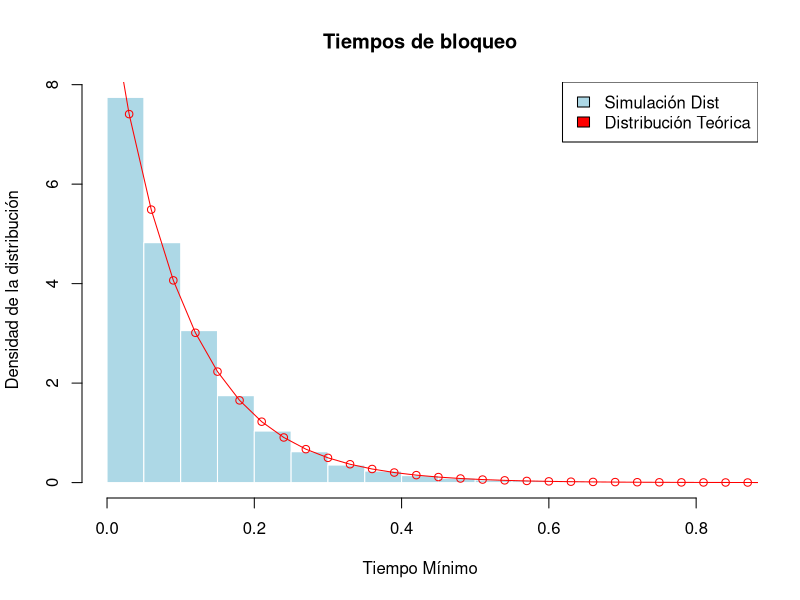
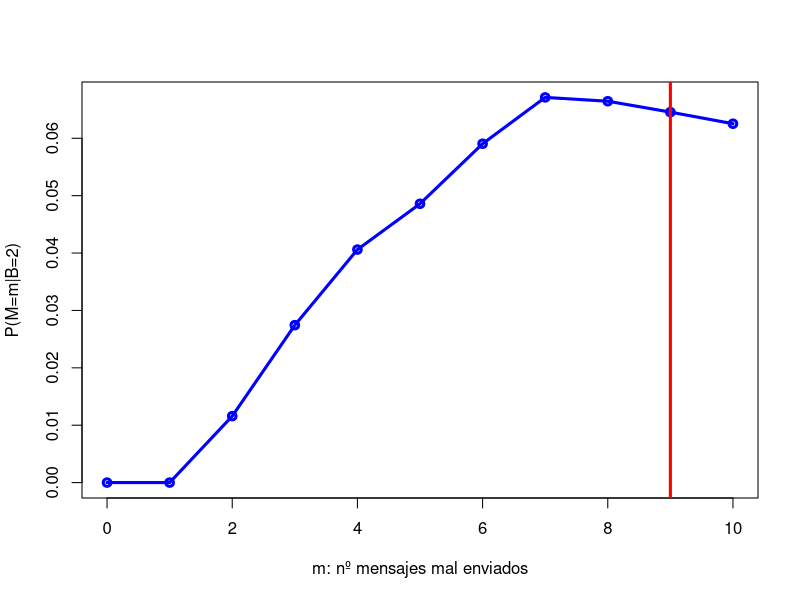

Write R code to recreate these figures, in order.
## ---- chunk 1
knitr::opts_chunk$set(echo = TRUE)
## ---- chunk 2

# M:tiempo hasta que falle el primer ordenador

"
Tiempos de Fallo: 
     x_a (tiempo ordenador a) = 2 segundos 
     x_b (tiempo ordenador b) = 3 segundos
     x_c (tiempo ordenador c) = 5 segundos
"

simulaciones = 5000
x_a = rexp(simulaciones, rate = 2)
x_b = rexp(simulaciones, rate = 3)
x_c = rexp(simulaciones, rate = 5)
M = pmin(x_a, x_b, x_c)
time_sims <- M

## ---- chunk 3
# Histograma para representar la distribución de los tiempos de bloqueo de los tres ordenadores:

hist(M, freq = FALSE, main = "Tiempos de bloqueo", col = "lightblue", border = "white",
     xlab = "Tiempo Mínimo", ylab = "Densidad de la distribución")
x_s = seq(0:max(M), by = 0.03)
lines(x_s, dexp(x_s, rate = 10), col = "red", type="o")
legend("topright", c("Simulación Dist", "Distribución Teórica"), fill = c("lightblue", "red"))

# IMPORTANTE: definir "freq" como FALSE para que represente la densidad, en vez de la frecuencia que tiene definida por defecto (TRUE) 
## ---- chunk 4

# VERSIÓN 1:

# Opcion_1 <- conducto ventilación (2 horas)
# Opcion_2 <- alcantarillado       (5 horas)
# Opcion_3 <- puerta (cerradura != funciona)          

# Prob eleccion (1/3)
# Tiempo en elegir la opcion 3 (puerta)

tiempoMedio = function(n){
   aire = 2
   alcantarilla = 5
   opciones = c(1:3)
   sims_007 = replicate(n, {
      t = 0 
      eleccion = 0
      while (eleccion != 3){
         eleccion = sample(opciones, 1)
         if(eleccion == 1) tiempo = tiempo + aire 
         if(eleccion == 2) tiempo = tiempo + alcantarilla
      }
      tiempo
   })
mean(sims_007)
}


## ---- chunk 5

# VERSIÓN 2:

# Opcion_1 <- conducto ventilación (2 horas)
# Opcion_2 <- alcantarillado       (5 horas)
# Opcion_3 <- puerta (cerradura != funciona)          

# Prob eleccion (1/3)
# Tiempo en elegir la opcion 3 (puerta):

opciones = c(1:3)
aire = 2
alcantarilla = 5
tiempo = 0
N = 1000

tiempo_p = replicate(N,{
  eleccion = sample(opciones, 1)
  while (eleccion != 3) {
     if(eleccion == 1) tiempo = tiempo + aire
     if(eleccion == 2) tiempo = tiempo + alcantarilla
     eleccion = sample(opciones, 1)
  }
  tiempo
})
mean(tiempo_p)

## ---- chunk 6
# r: nº de bolas 
# n: nº urnas
# U: nº urnas vacías 

# Simulación de la variable aleatoria U: "número de urnas vacías"
simulate_u = function(r, n){
  # Representación inicial del nº de urnas (todas vacías)
   urnas = rep(0, n)
   # Distribución de las bolas en las urnas 
   for (i in 1:r){
     # Seleccionamos una urna aleatoriamente (sumamos 1 bola)
      urnas[sample(1:n, 1)] = urnas[sample(1:n, 1)] + 1
   }
   # Devolvemos nº de urnas vacías 
   sum(urnas == 0)
}

## ---- chunk 7



## ---- chunk 8

## ---- chunk 9

## ---- chunk 10
sim_traffic = function(n_sims){
  # Simulación de la variable aleatoria T: "ritmo medio de envío de correos electrónicos"
  t = rexp(n_sims, rate = 1/20)
  # Simulación de la variable aleatoria M: "nº de mensajes maliciosos enviados durante la hora"
  m = rpois(n_sims, lambda = 0.4 * t)
  # Simulación de la variable aleatoria B: "nº de mensajes maliciosos que llegan a la bandeja de entrada"
  b = rbinom(n_sims, size = m, prob = 0.125)
  # Devolvemos las tres variables aleatorias (matriz)
  cbind(b, m, t)
}
## ---- chunk 11
# Marginalizamos la t 
sim_messages = function(n_sims){
  marginalizacion_t = sim_traffic(n_sims)[, c(1, 2)]
  marginalizacion_t
}
## ---- chunk 12
# calcula la probabilidad condicionada P(M=m|B=b)
p_m_given_b = function(m, b, n_sims=10000){
  # Simulamos las variables aleatorias B y M
  simulaciones = sim_messages(n_sims)
  # Calculamos la probabilidad condicionada (dos condiciones de éxito)
  condicion_numerador = sum(simulaciones[, 1] == b & simulaciones[, 2] == m)
  condicion_denominador = sum(simulaciones[, 1] == b)
  condicion_numerador / condicion_denominador
}
## ---- chunk 13
# Vectorizamos la función
p_m_given_b_vectorizada = Vectorize(p_m_given_b)

# Calculamos la moda (valor más probable)
moda = which.max(p_m_given_b_vectorizada(0:10, 2, n_sims = 100000))

# Dibujamos la probabilidad condicionada (probabilidad de que de m mensajes maliciosos enviados, 2 llegen a la bandeja de entrada)
plot(0:10, p_m_given_b_vectorizada(0:10, 2, n_sims = 100000), type = "o", lwd = 3, col = "blue", xlab = "m: nº mensajes mal enviados", ylab = "P(M=m|B=2)")
abline(v = moda, col = "red", lwd = 3)
## ---- chunk 14

## ---- chunk 15

## ---- chunk 16


